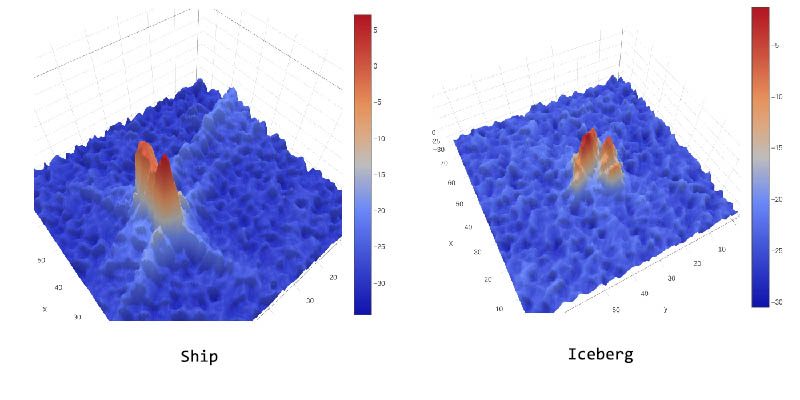
#> input picture statoil.jpg, 800 x 400 px
$ python -i titanic.py   (imports and definitions only)
#> lines starting #> are read from the running program, lines starting #| are printed output that depends on the picture
# Evolve iceberg_helpers into a full class
import numpy as np
import cv2
import pandas as pd

from keras.callbacks import EarlyStopping, ModelCheckpoint, ReduceLROnPlateau

import matplotlib
# [1 line not run here, left out]
import matplotlib.pyplot as plt
from matplotlib.ticker import MultipleLocator, FormatStrFormatter
from model_zoo import model1, model2, model3, model4, tiny_model, model5
from scipy import signal # for "get_worms" feature transformation

class Titanic(object):

    def __init__(self, model_name="model2",
                       lr=0.001,
                       lr_decay=1e-6,
                       drop_out=0.45,
                       batch_size=32,
                       epochs=100,
                       augment_rotate=False,
                       augment_ud=True,
                       c3_transform=0):

        # paths to the data
        self.train_path = "../data/train.json"
        self.test_path = "../data/test.json"

        # this will hold a dictionary that contains the means and standard
        # deviations of all items sent through the pipeline
        # these can then be reused when we need to predict through this model
        self.standardization_params = {}

        # how much to multiply single column data after image augmentation
        # for example images x 4 then data_amp = 4 so y_train * 4
        self.data_amp = 0

        self.train_data_dict = None

        self.inc_mean = 0

        # model hyperparameters
        self.learning_rate = lr
        self.lr_decay = lr_decay
        self.drop_out = drop_out
        self.batch_size = batch_size
        self.epochs = epochs
        self.augment_rotate = augment_rotate
        self.augment_ud = augment_ud
        self.c3_transform = c3_transform

        self.img_shape = (75, 75, 3)

        self.model = None
        self.model_name = model_name
        self.model_dict = {"model1":model1,
                           "model2":model2,
                           "model3":model3,
                           "model4":model4,
                           "tiny_model":tiny_model,
                           "model5":model5}

        self.callbacks = None

        self.file_path = "indigo_model_weights.hdf5"

        # loss of the model on dev set
        self.dev_score = 0


    # [580 lines left out: functions run_me, predict_test_set, score_model, new_score_model, plot_hist, get_callbacks and 9 more, not called in this run]

>>> import cv2
>>> picture = cv2.imread('../statoil.jpg', cv2.IMREAD_GRAYSCALE)
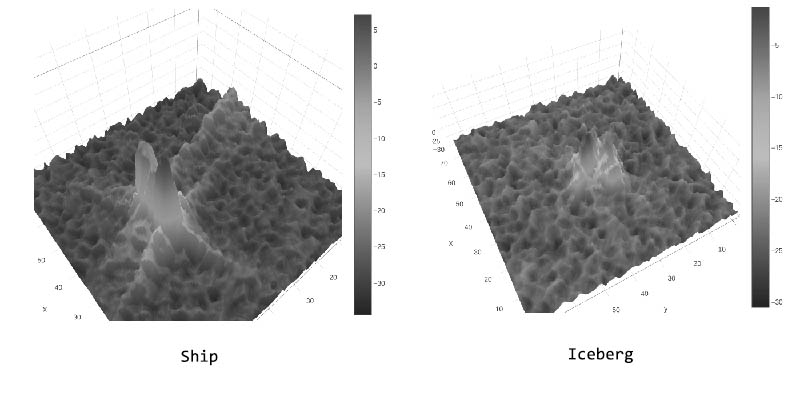
#> picture: shape (400, 800); min 0, max 255, mean 203.4
>>> result = Titanic().blur_images(picture)
#> (the run stopped early here; a loop or call above may not have finished)
